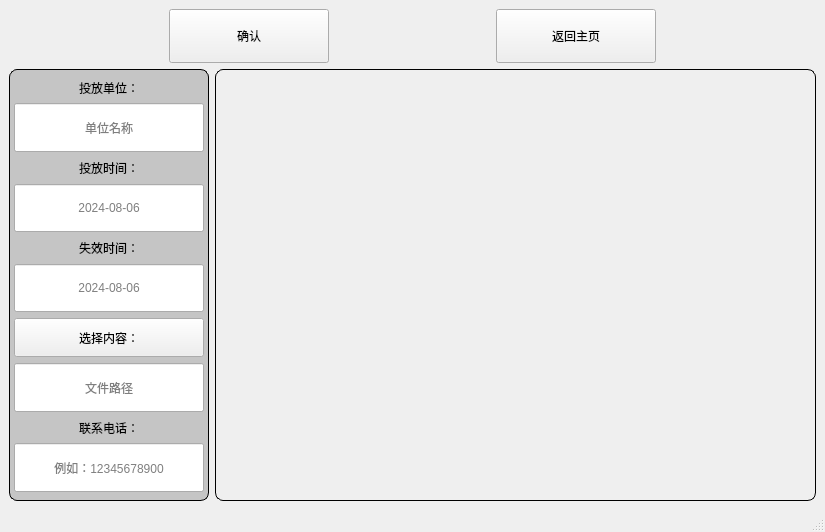
<?xml version="1.0" encoding="UTF-8"?>
<ui version="4.0">
 <class>add</class>
 <widget class="QMainWindow" name="add">
  <property name="geometry">
   <rect>
    <x>0</x>
    <y>0</y>
    <width>825</width>
    <height>532</height>
   </rect>
  </property>
  <property name="windowTitle">
   <string>增加广告</string>
  </property>
  <property name="styleSheet">
   <string notr="true">QWidget#widget_2{
	background-color: rgba(179, 179, 179,0.7);
	border:1px solid rgb(0, 0, 0);
	border-radius:8px;
}
QLabel#label{
	border:1px solid rgb(0, 0, 0);
	border-radius:8px;
}</string>
  </property>
  <widget class="QWidget" name="centralwidget">
   <layout class="QGridLayout" name="gridLayout">
    <item row="0" column="0">
     <layout class="QVBoxLayout" name="verticalLayout_2" stretch="1,8">
      <item>
       <widget class="QWidget" name="widget" native="true">
        <property name="styleSheet">
         <string notr="true"/>
        </property>
        <layout class="QHBoxLayout" name="horizontalLayout">
         <property name="leftMargin">
          <number>0</number>
         </property>
         <property name="topMargin">
          <number>0</number>
         </property>
         <property name="rightMargin">
          <number>0</number>
         </property>
         <property name="bottomMargin">
          <number>0</number>
         </property>
         <item>
          <spacer name="horizontalSpacer">
           <property name="orientation">
            <enum>Qt::Horizontal</enum>
           </property>
           <property name="sizeHint" stdset="0">
            <size>
             <width>40</width>
             <height>20</height>
            </size>
           </property>
          </spacer>
         </item>
         <item>
          <widget class="QPushButton" name="enter">
           <property name="sizePolicy">
            <sizepolicy hsizetype="Expanding" vsizetype="Expanding">
             <horstretch>0</horstretch>
             <verstretch>0</verstretch>
            </sizepolicy>
           </property>
           <property name="text">
            <string>确认</string>
           </property>
          </widget>
         </item>
         <item>
          <spacer name="horizontalSpacer_2">
           <property name="orientation">
            <enum>Qt::Horizontal</enum>
           </property>
           <property name="sizeHint" stdset="0">
            <size>
             <width>40</width>
             <height>20</height>
            </size>
           </property>
          </spacer>
         </item>
         <item>
          <widget class="QPushButton" name="lookBt">
           <property name="sizePolicy">
            <sizepolicy hsizetype="Expanding" vsizetype="Expanding">
             <horstretch>0</horstretch>
             <verstretch>0</verstretch>
            </sizepolicy>
           </property>
           <property name="text">
            <string>返回主页</string>
           </property>
          </widget>
         </item>
         <item>
          <spacer name="horizontalSpacer_3">
           <property name="orientation">
            <enum>Qt::Horizontal</enum>
           </property>
           <property name="sizeHint" stdset="0">
            <size>
             <width>40</width>
             <height>20</height>
            </size>
           </property>
          </spacer>
         </item>
        </layout>
       </widget>
      </item>
      <item>
       <layout class="QHBoxLayout" name="horizontalLayout_2" stretch="1,3">
        <item>
         <widget class="QWidget" name="widget_2" native="true">
          <property name="sizePolicy">
           <sizepolicy hsizetype="Expanding" vsizetype="Expanding">
            <horstretch>0</horstretch>
            <verstretch>0</verstretch>
           </sizepolicy>
          </property>
          <property name="styleSheet">
           <string notr="true"/>
          </property>
          <layout class="QVBoxLayout" name="verticalLayout" stretch="2,5,2,5,2,5,4,5,2,5">
           <property name="leftMargin">
            <number>5</number>
           </property>
           <property name="rightMargin">
            <number>5</number>
           </property>
           <item>
            <widget class="QLabel" name="label_2">
             <property name="sizePolicy">
              <sizepolicy hsizetype="Expanding" vsizetype="Expanding">
               <horstretch>0</horstretch>
               <verstretch>0</verstretch>
              </sizepolicy>
             </property>
             <property name="layoutDirection">
              <enum>Qt::LeftToRight</enum>
             </property>
             <property name="text">
              <string>投放单位：</string>
             </property>
             <property name="alignment">
              <set>Qt::AlignCenter</set>
             </property>
            </widget>
           </item>
           <item>
            <widget class="QLineEdit" name="name">
             <property name="sizePolicy">
              <sizepolicy hsizetype="Expanding" vsizetype="Expanding">
               <horstretch>0</horstretch>
               <verstretch>0</verstretch>
              </sizepolicy>
             </property>
             <property name="accessibleName">
              <string/>
             </property>
             <property name="layoutDirection">
              <enum>Qt::LeftToRight</enum>
             </property>
             <property name="inputMask">
              <string/>
             </property>
             <property name="text">
              <string/>
             </property>
             <property name="alignment">
              <set>Qt::AlignCenter</set>
             </property>
             <property name="placeholderText">
              <string>单位名称</string>
             </property>
            </widget>
           </item>
           <item>
            <widget class="QLabel" name="label_3">
             <property name="sizePolicy">
              <sizepolicy hsizetype="Expanding" vsizetype="Expanding">
               <horstretch>0</horstretch>
               <verstretch>0</verstretch>
              </sizepolicy>
             </property>
             <property name="text">
              <string>投放时间：</string>
             </property>
             <property name="alignment">
              <set>Qt::AlignCenter</set>
             </property>
            </widget>
           </item>
           <item>
            <widget class="QLineEdit" name="start_time">
             <property name="sizePolicy">
              <sizepolicy hsizetype="Expanding" vsizetype="Expanding">
               <horstretch>0</horstretch>
               <verstretch>0</verstretch>
              </sizepolicy>
             </property>
             <property name="layoutDirection">
              <enum>Qt::LeftToRight</enum>
             </property>
             <property name="inputMask">
              <string/>
             </property>
             <property name="text">
              <string/>
             </property>
             <property name="frame">
              <bool>true</bool>
             </property>
             <property name="echoMode">
              <enum>QLineEdit::Normal</enum>
             </property>
             <property name="alignment">
              <set>Qt::AlignCenter</set>
             </property>
             <property name="placeholderText">
              <string>2024-08-06</string>
             </property>
            </widget>
           </item>
           <item>
            <widget class="QLabel" name="label_4">
             <property name="sizePolicy">
              <sizepolicy hsizetype="Expanding" vsizetype="Expanding">
               <horstretch>0</horstretch>
               <verstretch>0</verstretch>
              </sizepolicy>
             </property>
             <property name="text">
              <string>失效时间：</string>
             </property>
             <property name="alignment">
              <set>Qt::AlignCenter</set>
             </property>
            </widget>
           </item>
           <item>
            <widget class="QLineEdit" name="expirat_date">
             <property name="sizePolicy">
              <sizepolicy hsizetype="Expanding" vsizetype="Expanding">
               <horstretch>0</horstretch>
               <verstretch>0</verstretch>
              </sizepolicy>
             </property>
             <property name="layoutDirection">
              <enum>Qt::LeftToRight</enum>
             </property>
             <property name="text">
              <string/>
             </property>
             <property name="alignment">
              <set>Qt::AlignCenter</set>
             </property>
             <property name="placeholderText">
              <string>2024-08-06</string>
             </property>
            </widget>
           </item>
           <item>
            <widget class="QPushButton" name="pushButton">
             <property name="sizePolicy">
              <sizepolicy hsizetype="Expanding" vsizetype="Expanding">
               <horstretch>0</horstretch>
               <verstretch>0</verstretch>
              </sizepolicy>
             </property>
             <property name="text">
              <string>选择内容：</string>
             </property>
            </widget>
           </item>
           <item>
            <widget class="QLineEdit" name="content">
             <property name="sizePolicy">
              <sizepolicy hsizetype="Expanding" vsizetype="Expanding">
               <horstretch>0</horstretch>
               <verstretch>0</verstretch>
              </sizepolicy>
             </property>
             <property name="layoutDirection">
              <enum>Qt::LeftToRight</enum>
             </property>
             <property name="text">
              <string/>
             </property>
             <property name="alignment">
              <set>Qt::AlignCenter</set>
             </property>
             <property name="placeholderText">
              <string>文件路径</string>
             </property>
            </widget>
           </item>
           <item>
            <widget class="QLabel" name="label_6">
             <property name="sizePolicy">
              <sizepolicy hsizetype="Expanding" vsizetype="Expanding">
               <horstretch>0</horstretch>
               <verstretch>0</verstretch>
              </sizepolicy>
             </property>
             <property name="text">
              <string>联系电话：</string>
             </property>
             <property name="alignment">
              <set>Qt::AlignCenter</set>
             </property>
            </widget>
           </item>
           <item>
            <widget class="QLineEdit" name="phone">
             <property name="sizePolicy">
              <sizepolicy hsizetype="Expanding" vsizetype="Expanding">
               <horstretch>0</horstretch>
               <verstretch>0</verstretch>
              </sizepolicy>
             </property>
             <property name="inputMask">
              <string/>
             </property>
             <property name="alignment">
              <set>Qt::AlignCenter</set>
             </property>
             <property name="placeholderText">
              <string>例如：12345678900</string>
             </property>
            </widget>
           </item>
          </layout>
         </widget>
        </item>
        <item>
         <widget class="QLabel" name="label">
          <property name="sizePolicy">
           <sizepolicy hsizetype="Expanding" vsizetype="Expanding">
            <horstretch>0</horstretch>
            <verstretch>0</verstretch>
           </sizepolicy>
          </property>
          <property name="text">
           <string/>
          </property>
         </widget>
        </item>
       </layout>
      </item>
     </layout>
    </item>
   </layout>
  </widget>
  <widget class="QMenuBar" name="menubar">
   <property name="geometry">
    <rect>
     <x>0</x>
     <y>0</y>
     <width>825</width>
     <height>21</height>
    </rect>
   </property>
  </widget>
  <widget class="QStatusBar" name="statusbar"/>
 </widget>
 <resources/>
 <connections/>
</ui>
